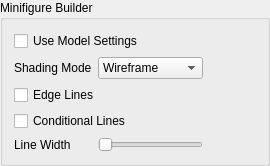
        <widget class="QGroupBox" name="MinifigureBuilderGroup">
         <property name="title">
          <string>Minifigure Builder</string>
         </property>
         <layout class="QGridLayout" name="MinifigureBuilderLayout">
          <item row="0" column="0" colspan="3">
           <widget class="QCheckBox" name="MinifigureBuilderSyncRendering">
            <property name="toolTip">
             <string>Use the model view rendering settings for the minifigure builder preview.</string>
            </property>
            <property name="text">
             <string>Use Model Settings</string>
            </property>
           </widget>
          </item>
          <item row="1" column="0">
           <widget class="QLabel" name="MinifigureBuilderShadingModeLabel">
            <property name="toolTip">
             <string>Choose how parts are drawn in the minifigure builder preview.</string>
            </property>
            <property name="text">
             <string>Shading Mode</string>
            </property>
            <property name="buddy">
             <cstring>MinifigureBuilderShadingMode</cstring>
            </property>
           </widget>
          </item>
          <item row="1" column="1">
           <widget class="QComboBox" name="MinifigureBuilderShadingMode">
            <property name="accessibleName">
             <string>Minifigure Builder Shading Mode</string>
            </property>
            <property name="toolTip">
             <string>Choose how parts are drawn in the minifigure builder preview.</string>
            </property>
            <item>
             <property name="text">
              <string>Wireframe</string>
             </property>
            </item>
            <item>
             <property name="text">
              <string>Flat Shading</string>
             </property>
            </item>
            <item>
             <property name="text">
              <string>Default Lights</string>
             </property>
            </item>
           </widget>
          </item>
          <item row="2" column="0" colspan="3">
           <widget class="QCheckBox" name="MinifigureBuilderEdgeLines">
            <property name="toolTip">
             <string>Draw edge lines on parts in the minifigure builder preview.</string>
            </property>
            <property name="text">
             <string>Edge Lines</string>
            </property>
           </widget>
          </item>
          <item row="3" column="0" colspan="3">
           <widget class="QCheckBox" name="MinifigureBuilderConditionalLines">
            <property name="toolTip">
             <string>Draw conditional lines on parts in the minifigure builder preview.</string>
            </property>
            <property name="text">
             <string>Conditional Lines</string>
            </property>
           </widget>
          </item>
          <item row="4" column="0">
           <widget class="QLabel" name="MinifigureBuilderLineWidthTitle">
            <property name="toolTip">
             <string>Set the line width used in the minifigure builder preview.</string>
            </property>
            <property name="text">
             <string>Line Width</string>
            </property>
            <property name="buddy">
             <cstring>MinifigureBuilderLineWidthSlider</cstring>
            </property>
           </widget>
          </item>
          <item row="4" column="1">
           <widget class="QSlider" name="MinifigureBuilderLineWidthSlider">
            <property name="accessibleName">
             <string>Minifigure Builder Line Width</string>
            </property>
            <property name="toolTip">
             <string>Set the line width used in the minifigure builder preview.</string>
            </property>
            <property name="orientation">
             <enum>Qt::Orientation::Horizontal</enum>
            </property>
           </widget>
          </item>
          <item row="4" column="2">
           <widget class="QLabel" name="MinifigureBuilderLineWidthLabel">
            <property name="text">
             <string />
            </property>
           </widget>
          </item>
          <item row="0" column="3">
           <spacer name="MinifigureBuilderSpacer">
            <property name="orientation">
             <enum>Qt::Horizontal</enum>
            </property>
            <property name="sizeHint" stdset="0">
             <size>
              <width>40</width>
              <height>20</height>
             </size>
            </property>
           </spacer>
          </item>
         </layout>
        </widget>
